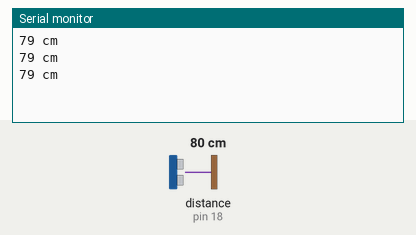
This sketch was run on a simulated Arduino Uno, built with avr-gcc and run on an emulated ATmega328P. On the bench: the last lines printed to the serial monitor. Wiring (inferred from the names in the program): ultrasonic range finder: trigger pin 19; echo pin 18. The inputs (shaded band) are chosen by the test bench; at power-on: distance to the obstacle (sensor on pin 18) 80 cm. The echo pulse lasts 58.3 µs per cm.

Above: at 1.3 s.
1.4 s: distance to the obstacle (sensor on pin 18) set to 2 cm
At 1.9 s:
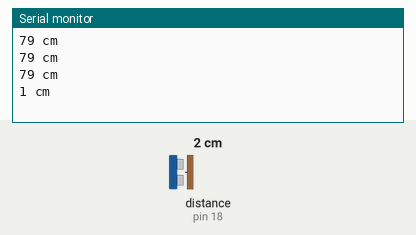
2.9 s: distance to the obstacle (sensor on pin 18) set to 4 cm
At 3.4 s:
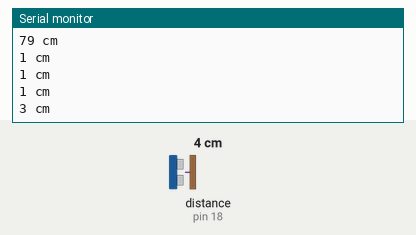
Timing chart, 0 to 5.9 s (numbered marks = the images above; inputs shaded):
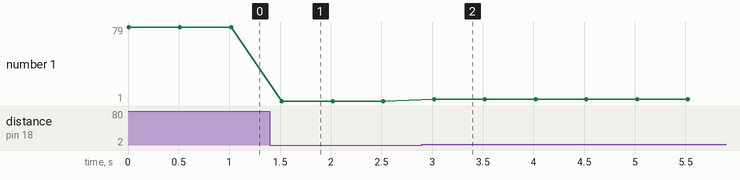

The sketch:

Ultrasonic.ino
```cpp
#define trigPin 19
#define echoPin 18
#define ledRed 8
#define ledBlue 7

void setup() {
  Serial.begin (9600);
  pinMode(trigPin, OUTPUT);
  pinMode(echoPin, INPUT);
}

void loop() {
  long duration, distance; //http://arduino.cc/en/Reference/Long
  digitalWrite(trigPin, LOW);  //seta o pino 12 com um pulso baixo "LOW" ou desligado ou ainda 0
  delayMicroseconds(2); // delay de 2 microssegundos

  digitalWrite(trigPin, HIGH); //seta o pino 12 com pulso alto "HIGH" ou ligado ou ainda 1
  delayMicroseconds(10);  //delay de 10 microssegundos
  digitalWrite(trigPin, LOW); //seta o pino 12 com pulso baixo novamente
  duration = pulseIn(echoPin, HIGH);  //pulseIn lê o tempo entre a chamada e o pino entrar em high
  //Esse calculo é baseado em s = v . t, lembrando que o tempo vem dobrado
  //porque é o tempo de ida e volta do ultrassom
  distance = (duration/2) / 29.1;
  if (distance >= 700 || distance <= 0){
    Serial.println("Nada ao alcance!");

  }
  else {
    Serial.print(distance);
    Serial.println(" cm");

  }
  delay(500);
}
```

Measured:
- after the input at 1.4 s, the serial monitor: prints a new line after 0.12 s (image 1)
- after the input at 2.9 s, the serial monitor: prints a new line after 0.12 s (image 2)
- plotted number 1: 79 → 1 after the input at 1.4 s, 1 → 3 after the input at 2.9 s
